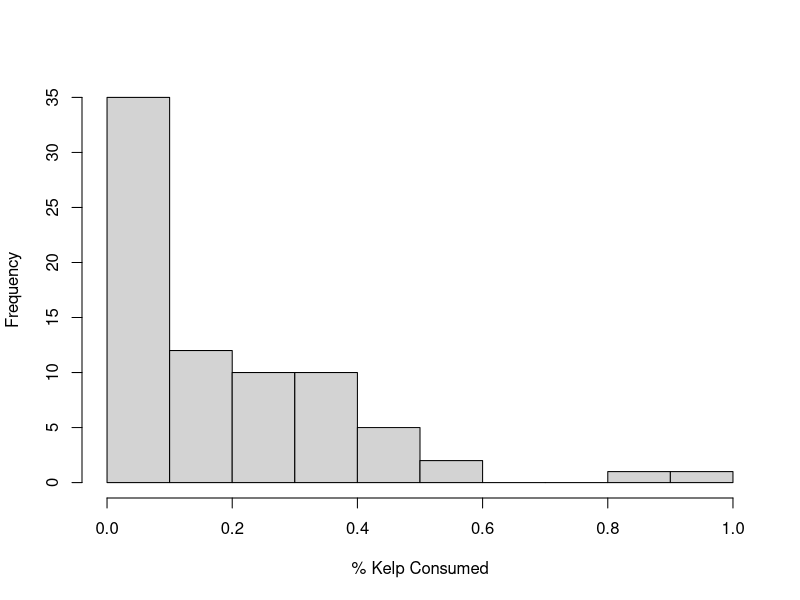
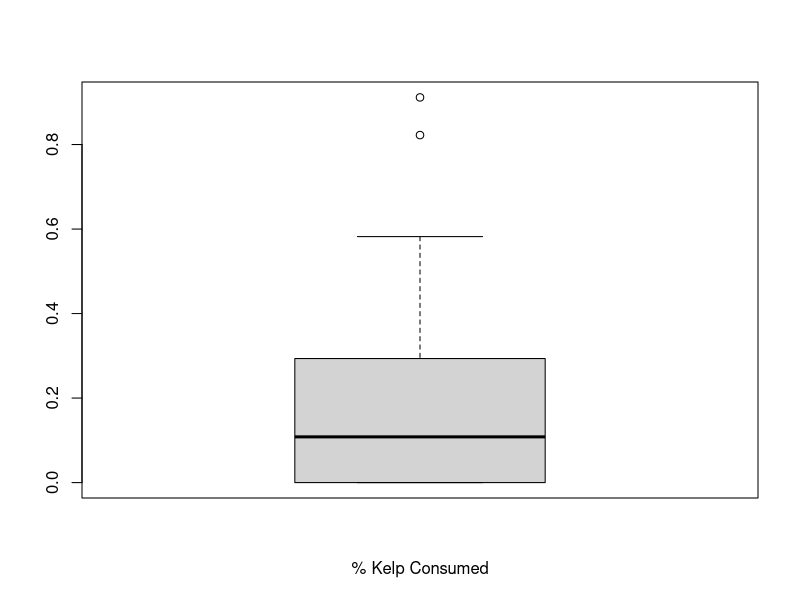
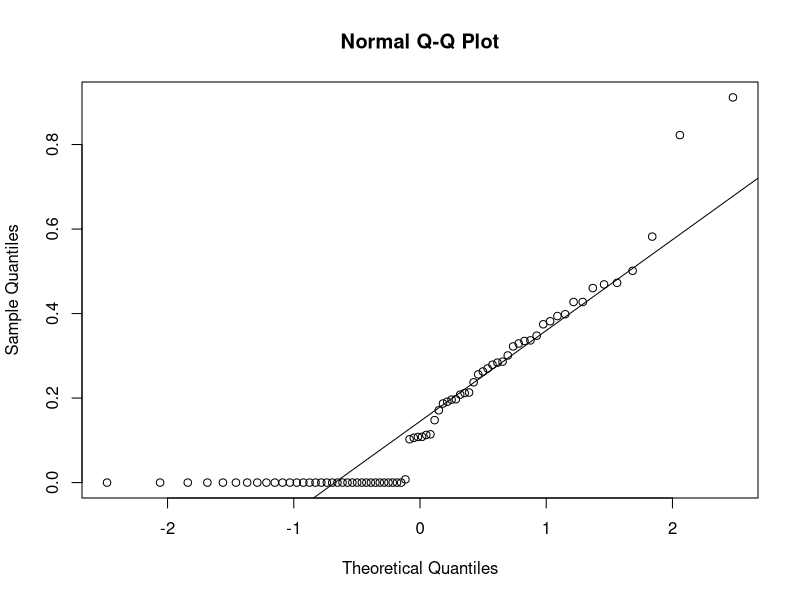
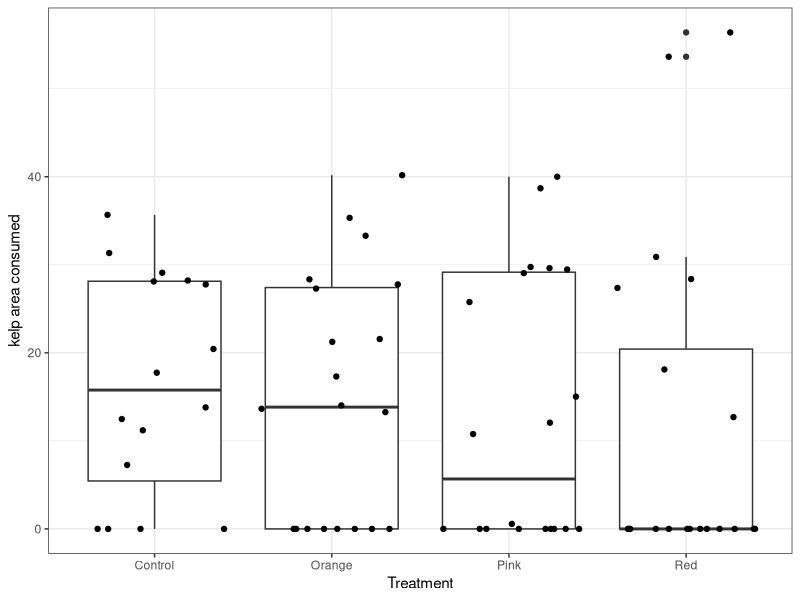

Generate these figures, in order, with R: (Note: this script raises an error after producing the figures.)
## Data analysis for Corynactis-Urchin deterrence experiment ##
## Code by Amelia Ritger at UCSB on September 7, 2019 ##

library(tidyverse)
library(zoo)
library(readxl)

## LOAD DATA
data <- read_excel("data/raw.xlsx", sheet = "Kelp consumption")

## TIDY DATA
# To compare across treatments, presence/absence of Corynactis
data$corynactis_binary <- ifelse(data$`Treatment Number`>1, "present", "absent")
# Create variables: Kelp consumed, percent kelp consumed
data <- data %>%
  mutate(area_consumed_cm2=(`Kelp Before (cm^2)`-`Kelp After (cm^2)`)) %>%
  mutate(percent_consumed=(area_consumed_cm2/`Kelp Before (cm^2)`))

# look at "minimum % kelp consumed cutoff" contradictions between ImageJ and visual analysis
datan <- subset(data, `Kelp visibly consumed?`=="no")
datay <- subset(data, `Kelp visibly consumed?`=="yes")
sort(datan$percent_consumed) #If any percent consumption is less than 0.04, we assume there was no consumption (aka 'remove' ImageJ analysis error)...minus the one piece of kelp that definitely had a tiny bit of urchin chewing it
#data$percent_corrected <- ifelse(data$`Percent of Kelp Consumed`>0.04, data$`Percent of Kelp Consumed`, 0)
data$percent_corrected <- ifelse(data$`Kelp visibly consumed?`=="no", 0, data$percent_consumed)
data$area_corrected <- ifelse(data$`Kelp visibly consumed?`=="no", 0, data$area_consumed_cm2)

# To compare consumption (yes, no) across treatments
data$consumption_binary <- ifelse(data$percent_corrected>0, 1, 0)
# Average urchin body weight before and after trials
data <- data %>%
  mutate(urchin_avg_g = rowMeans(cbind(`Urchin weight before (g)`,`Urchin weight after (g)`)))
# To see if balcony versus wet lab location had an effect
data$experiment_location <- ifelse(data$`Tank number`>6, "Balcony", "Lab")
# To keep all control values rather than average them, assign each control trial a unique number
data$`Cory Tile Number`[data$`Cory Tile Number`==0] <- c(-1:-16)

# take averages (kelp consumption) of each tile, create new data frame from subsetted averages
data_avg <- data %>%
  group_by(`Cory Tile Number`) %>%                                     # group tile numbers together
  mutate(avg_area=mean(area_consumed_cm2, na.rm=TRUE))  %>%       # take mean kelp consumption of each tile group
  mutate(avg_percent=mean(percent_consumed, na.rm=TRUE)) %>% # take mean % kelp consumption of each tile group
  ungroup() %>%                                                        # ungroup data REALLY IMPT when using group_by
  distinct(`Cory Tile Number`, .keep_all = TRUE)                       # remove duplicate tiles

## ORGANIZE CODE
# assign the response variable to Y
Y <- as.numeric(data$percent_corrected) #binomial distribution? needs transformation
Yname <- as.character("% Kelp Consumed")

# assign the predictor variables to X
treat <- as.factor(data$Treatment)
size <- data$urchin_avg_g
tile <- as.factor(data$`Cory Tile Number`)
date <- as.factor(data$`Julian date`)
temp <- data$`Water Temperature (°C)`
kloc <- as.factor(data$`Kelp Location`)
tloc <- as.factor(data$experiment_location)
starv <- data$`Urchin Starvation Time (days)`
used <- as.factor(data$`Urchin "type"`)

## ANALYSIS 
#Univariate analyses for Y 
hist(Y, main="", xlab=Yname)
boxplot(Y, xlab=Yname)
qqnorm(Y)
qqline(Y)

# quick look at kelp consumption by treatment
ggplot(data,aes(x=treat,y=area_corrected))+
  geom_boxplot()+
  geom_jitter()+
  xlab("Treatment")+
  ylab("kelp area consumed")+
  theme_bw()

ggsave("figures/sept7_area.pdf",a,width=5,height=5)

#rough model to look at effects of treatment on kelp consumption
m1 <- lm(Y ~ treat)
summary(m1)

# quick look at kelp consumption with and without Corynactis
ggplot(data,aes(x=present_absent,y=percent_corrected))+
  geom_boxplot()+
  geom_jitter()+
  xlab("Treatment")+
  ylab("% kelp area consumed")+
  theme_bw()

#rough model to look at effects of Corynactis on kelp consumption
m2 <- lm(Y~data$present_absent)
summary(m2)

## now to do things properly...
# Visualize Y vs. Xs - are there any unpredicted effects?
plot(Y~treat, ylab=Yname)
plot(Y~size, ylab=Yname)
plot(Y~tile, ylab=Yname)
plot(Y~date, ylab=Yname)
plot(Y~temp, ylab=Yname)
plot(Y~kloc, ylab=Yname)
plot(Y~tloc, ylab=Yname)
plot(Y~starv, ylab=Yname)
plot(Y~used, ylab=Yname)

####################################################
# General one-way ANOVA: Mixed Model
####################################################
#### TO DO: deal with non-normal distribution of data

library(lmerTest)
m3 <- lmer(Y ~ treat + (1|tile))

summary(m3)
anova(m3)
anova(m3, ddf="lme4")
st <- step(m3)
plot(m3)

####################################################
# Chi-square test
###################################################

# Chi-square test for kelp consumption versus no consumption for yes/no Corynactis
t1<-table(data$corynactis_binary, data$consumption_binary)
rowSums(t1) #number of times Corynactis were or weren't used
colSums(t1) #number of times urchins did or did not eat
prop.table(t1)*100 #probability distribution table
cs <- chisq.test(data$corynactis_binary, data$consumption_binary)
cs$p.value #p value = 0.1335, yes/no consumption and yes/no Corynactis are independent
cs$observed #observed
round(cs$expected,2) #expected
round(cs$residuals, 3) #pearsons residuals
library(corrplot)
corrplot(cs$residuals, is.cor = FALSE) #visualize pearsons residuals; blue positively associated with variables, red negatively associated with variables
contrib <- 100*cs$residuals^2/cs$statistic #contribution in %
round(contrib, 3) #visualize % contribution of pearsons residuals for each variable
corrplot(contrib, is.cor = FALSE) #visualize contribution - dependency is heavy on controls

# Chi-square test for kelp consumption versus no consumption across treatments
t2<-table(data$Treatment, data$consumption_binary)
#visualize contingency table
library(gplots)
balloonplot(t(t2), main ="", xlab ="", ylab="", label = FALSE, show.margins = FALSE)
cs <- chisq.test(data$Treatment, data$consumption_binary) #yes/no consumption and treatment are independent p = 0.1369, red positively associated with no consumption control positively associated with kelp consumption, control and red are strongly influencing dependency 
